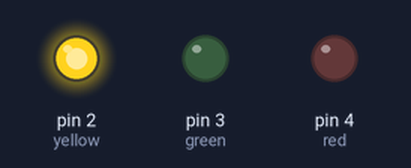
The sketch below on a simulated Arduino Uno, built with avr-gcc and run on an emulated ATmega328P. Shown: output pins drawn as LEDs (lit = HIGH).

Above: at 1.5 s.
At 9.0 s:
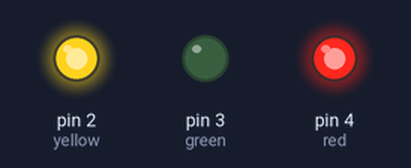
At 19.0 s:
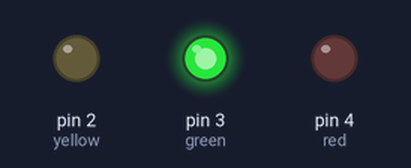
At 33.5 s:
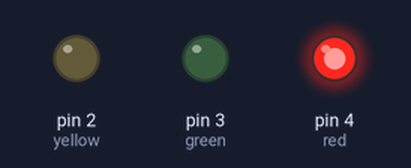
Timing chart, 0 to 36.4 s (numbered marks = the images above):
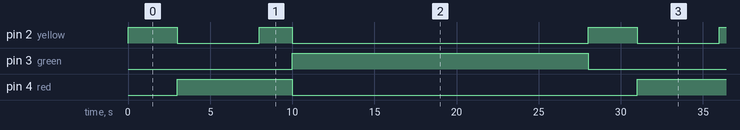

The sketch:

Traffic_light.ino
```cpp
int red = 4;
int yellow = 2;
int green = 3;

void setup(){
    pinMode(red, OUTPUT);
    pinMode(yellow, OUTPUT);
    pinMode(green, OUTPUT);
}
void loop(){
  changelight();
  delay(15000);
}
void changelight(){
  digitalWrite(green,LOW);
  digitalWrite(yellow,HIGH);
  delay(3000);
  digitalWrite(yellow, LOW);
  digitalWrite(red, HIGH);
  delay(5000);
  digitalWrite(yellow, HIGH);
  delay(2000);
  digitalWrite(yellow, LOW);
  digitalWrite(red, LOW);
  digitalWrite(green, HIGH);
  delay(3000);
}
```

Measured:
- by itself, pin 2 (yellow): repeats every 28.0 s: LOW 5.0 s, HIGH 2.0 s, LOW 18.0 s, HIGH 3.0 s
- by itself, pin 3 (green): alternates HIGH for 18.0 s and LOW for 10.0 s
- by itself, pin 4 (red): alternates HIGH for 7.0 s and LOW for 21.0 s
